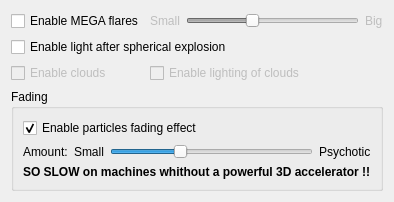
     <widget class="QWidget" name="tab">
      <attribute name="title">
       <string>FX</string>
      </attribute>
      <layout class="QFormLayout" name="formLayout_5">
       <item row="0" column="0">
        <widget class="QCheckBox" name="flaresBox">
         <property name="toolTip">
          <string>warning, this can shock your mind :-)</string>
         </property>
         <property name="whatsThis">
          <string>Multiplies the scale factor for particles near you, resulting in a colorful experience.</string>
         </property>
         <property name="text">
          <string>Enable MEGA flares</string>
         </property>
        </widget>
       </item>
       <item row="0" column="1">
        <layout class="QHBoxLayout">
         <property name="spacing">
          <number>6</number>
         </property>
         <property name="leftMargin">
          <number>0</number>
         </property>
         <property name="topMargin">
          <number>0</number>
         </property>
         <property name="rightMargin">
          <number>0</number>
         </property>
         <property name="bottomMargin">
          <number>0</number>
         </property>
         <item>
          <widget class="QLabel" name="flaresLessLabel">
           <property name="enabled">
            <bool>false</bool>
           </property>
           <property name="text">
            <string>Small</string>
           </property>
           <property name="wordWrap">
            <bool>false</bool>
           </property>
          </widget>
         </item>
         <item>
          <widget class="QSlider" name="flaresSlider">
           <property name="enabled">
            <bool>false</bool>
           </property>
           <property name="toolTip">
            <string>i want to slide right!</string>
           </property>
           <property name="minimum">
            <number>10</number>
           </property>
           <property name="maximum">
            <number>26</number>
           </property>
           <property name="singleStep">
            <number>2</number>
           </property>
           <property name="pageStep">
            <number>6</number>
           </property>
           <property name="value">
            <number>16</number>
           </property>
           <property name="orientation">
            <enum>Qt::Horizontal</enum>
           </property>
          </widget>
         </item>
         <item>
          <widget class="QLabel" name="flaresMoreLabel">
           <property name="enabled">
            <bool>false</bool>
           </property>
           <property name="text">
            <string>Big</string>
           </property>
           <property name="wordWrap">
            <bool>false</bool>
           </property>
          </widget>
         </item>
        </layout>
       </item>
       <item row="1" column="0" colspan="2">
        <widget class="QCheckBox" name="sphLightBox">
         <property name="toolTip">
          <string>warning, this can shock your mind :-)</string>
         </property>
         <property name="whatsThis">
          <string>Multiplies the scale factor for particles near you, resulting in a colorful experience.</string>
         </property>
         <property name="text">
          <string>Enable light after spherical explosion</string>
         </property>
        </widget>
       </item>
       <item row="2" column="0">
        <widget class="QCheckBox" name="cloudsBox">
         <property name="enabled">
          <bool>false</bool>
         </property>
         <property name="toolTip">
          <string>only partially done</string>
         </property>
         <property name="text">
          <string>Enable clouds</string>
         </property>
        </widget>
       </item>
       <item row="2" column="1">
        <widget class="QCheckBox" name="cloudsLightenBox">
         <property name="enabled">
          <bool>false</bool>
         </property>
         <property name="toolTip">
          <string>initial work. not jet available.</string>
         </property>
         <property name="text">
          <string>Enable lighting of clouds</string>
         </property>
        </widget>
       </item>
       <item row="3" column="0" colspan="2">
        <widget class="QGroupBox" name="fadeTable">
         <property name="toolTip">
          <string>click on the ? button on the top of the window and then on the checkbox for more info</string>
         </property>
         <property name="title">
          <string>Fading</string>
         </property>
         <layout class="QFormLayout" name="formLayout_4">
          <item row="0" column="0" colspan="2">
           <widget class="QCheckBox" name="fadeBox">
            <property name="toolTip">
             <string>click on the ? button and then here for more info</string>
            </property>
            <property name="whatsThis">
             <string>This changes the way the screen is cleared. If this option is enabled, instead of flooding the buffer whith Qt::black color, a semi transparent Qt::black 'glass' is superposed on scene. This 'fades down' the lightness of the picture and gives a natural 'tail' effect .. try me :-) !!</string>
            </property>
            <property name="text">
             <string>Enable particles fading effect</string>
            </property>
            <property name="checked">
             <bool>true</bool>
            </property>
           </widget>
          </item>
          <item row="1" column="0">
           <widget class="QLabel" name="amountLabel">
            <property name="text">
             <string>Amount:</string>
            </property>
            <property name="wordWrap">
             <bool>false</bool>
            </property>
           </widget>
          </item>
          <item row="1" column="1">
           <layout class="QHBoxLayout">
            <property name="spacing">
             <number>6</number>
            </property>
            <property name="leftMargin">
             <number>0</number>
            </property>
            <property name="topMargin">
             <number>0</number>
            </property>
            <property name="rightMargin">
             <number>0</number>
            </property>
            <property name="bottomMargin">
             <number>0</number>
            </property>
            <item>
             <widget class="QLabel" name="smallFadingLabel">
              <property name="toolTip">
               <string>looks like disabling the effect!</string>
              </property>
              <property name="text">
               <string>Small</string>
              </property>
              <property name="wordWrap">
               <bool>false</bool>
              </property>
             </widget>
            </item>
            <item>
             <widget class="QSlider" name="fadingSlider">
              <property name="toolTip">
               <string>adjust fading value</string>
              </property>
              <property name="whatsThis">
               <string>slide to left to reduce 'tail' effect.. to the right you increase it.</string>
              </property>
              <property name="minimum">
               <number>0</number>
              </property>
              <property name="maximum">
               <number>9</number>
              </property>
              <property name="value">
               <number>3</number>
              </property>
              <property name="orientation">
               <enum>Qt::Horizontal</enum>
              </property>
             </widget>
            </item>
            <item>
             <widget class="QLabel" name="psychoticFadingLabel">
              <property name="toolTip">
               <string>yeah, right, what's next??</string>
              </property>
              <property name="text">
               <string>Psychotic</string>
              </property>
              <property name="wordWrap">
               <bool>false</bool>
              </property>
             </widget>
            </item>
           </layout>
          </item>
          <item row="2" column="0" colspan="2">
           <widget class="QLabel" name="TextLabel2_2">
            <property name="font">
             <font>
              <weight>75</weight>
              <bold>true</bold>
             </font>
            </property>
            <property name="text">
             <string>SO SLOW on machines whithout a powerful 3D accelerator !!</string>
            </property>
            <property name="wordWrap">
             <bool>false</bool>
            </property>
           </widget>
          </item>
         </layout>
        </widget>
       </item>
      </layout>
     </widget>
